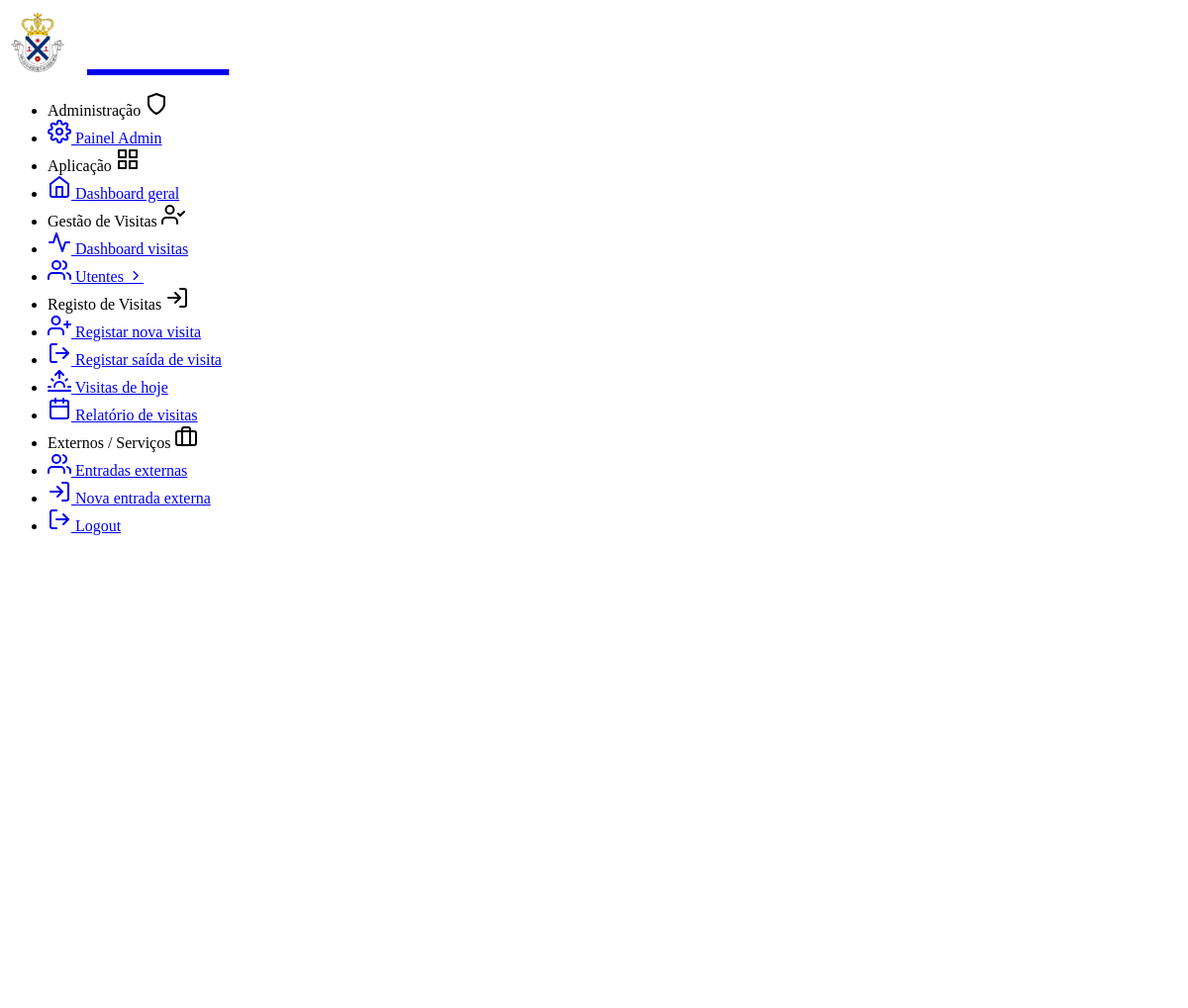
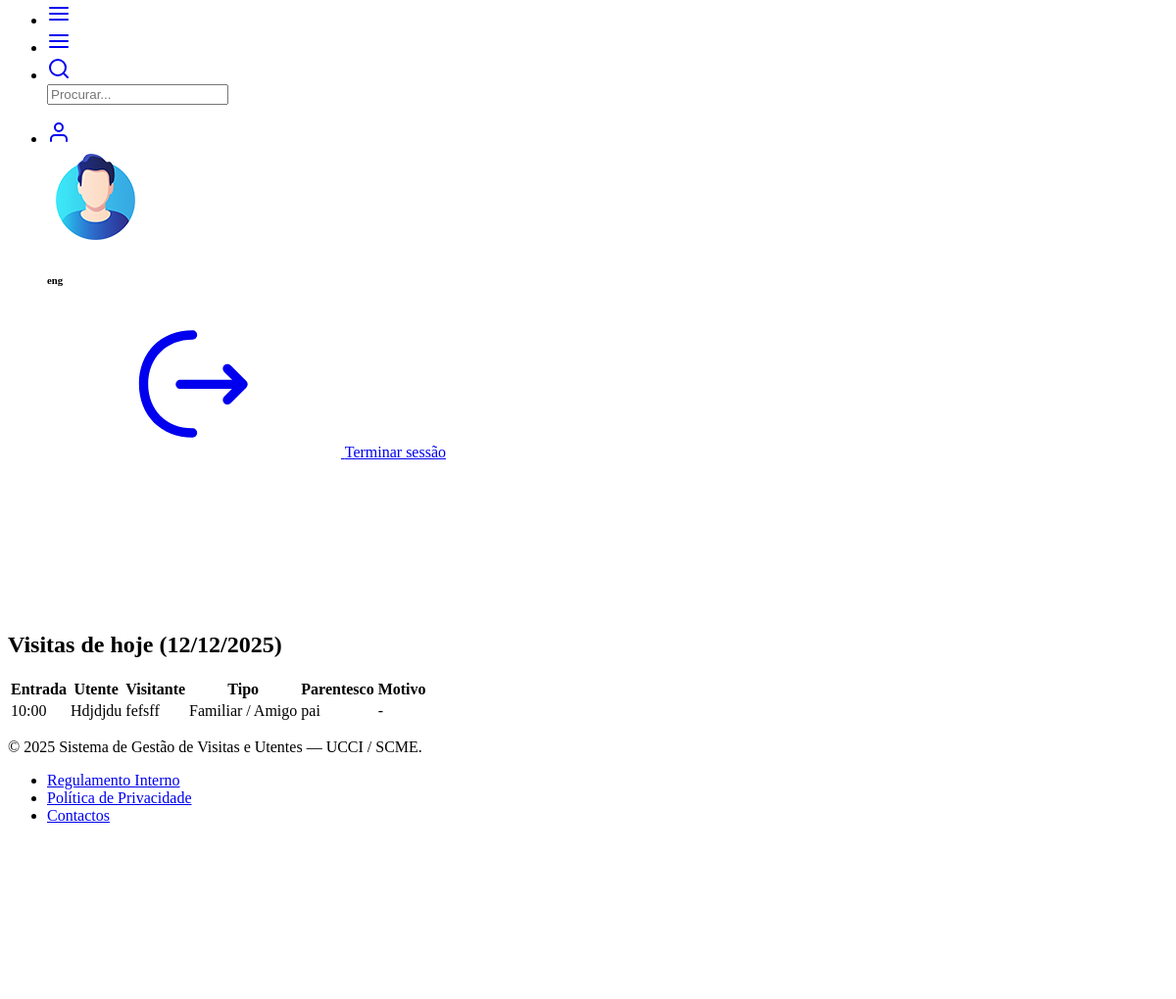
Screenshot of /visitas/hoje/ (signed in) with the database file from the repository (2 pictures, top to bottom).
### visitas/models.py (models this page shows, shortened)
class Visita(models.Model):
    utente = models.ForeignKey(
        Utente,
        on_delete=models.CASCADE,
        related_name="visitas",
    )
    tipo_visitante = models.CharField(
        "Tipo de visitante",
        max_length=4,
        choices=TipoVisitante.choices,
        default=TipoVisitante.FAMILIAR,
    )
    nome_visitante = models.CharField("Nome do visitante", max_length=200)
    documento_identificacao = models.CharField(
        "Documento identificação", max_length=100, blank=True, null=True
    )
    telefone = models.CharField("Telefone", max_length=20, blank=True, null=True)
    parentesco = models.CharField("Parentesco", max_length=100, blank=True, null=True)
    data_hora_entrada = models.DateTimeField("Entrada", default=timezone.now)
    data_hora_saida = models.DateTimeField("Saída", blank=True, null=True)
    motivo = models.CharField("Motivo", max_length=200, blank=True, null=True)
    observacoes = models.TextField("Observações", blank=True, null=True)
    registado_por = models.ForeignKey(
        User,
        on_delete=models.SET_NULL,
        blank=True,
        null=True,
        related_name="visitas_registadas",
    )
    criado_em = models.DateTimeField(auto_now_add=True)
    atualizado_em = models.DateTimeField(auto_now=True)
    class Meta:
        ordering = ["-data_hora_entrada"]

class Utente(models.Model):
    nome = models.CharField("Nome completo", max_length=200)
    data_nascimento = models.DateField("Data de nascimento", blank=True, null=True)
    numero_processo = models.CharField("N.º processo", max_length=50, unique=True)
    numero_utente_sns = models.CharField(
        "N.º Utente SNS", max_length=20, blank=True, null=True
    )
    genero = models.CharField(
        "Género", max_length=1, choices=Genero.choices, blank=True, null=True
    )
    tipo_internamento = models.CharField(
        "Tipo de internamento",
        max_length=15,
        choices=TipoInternamento.choices,
        blank=True,
        null=True,
    )
    quarto = models.ForeignKey(
        Quarto,
        on_delete=models.SET_NULL,
        blank=True,
        null=True,
        related_name="utentes",
        verbose_name="Quarto",
    )
    data_entrada = models.DateField("Data de entrada")
    data_prevista_saida = models.DateField("Data prevista de saída", blank=True, null=True)
    data_saida = models.DateField("Data de saída", blank=True, null=True)
    tipo_alta = models.CharField(
        "Tipo de alta",
        max_length=20,
        choices=TipoAlta.choices,
        blank=True,
        null=True,
    )
    transferido_para = models.CharField(
        "Transferido para",
        max_length=200,
        blank=True,
        null=True,
        help_text="Indicar local/unidade para onde foi transferido.",
    )
    observacoes = models.TextField("Observações", blank=True, null=True)
    visitas_restritas = models.BooleanField("Visitas restritas", default=False)
    alerta_visitas = models.TextField("Alerta para visitas", blank=True, null=True)
    registado_entrada_por = models.ForeignKey(
        User,
        on_delete=models.SET_NULL,
        blank=True,
        null=True,
        related_name="utentes_registados_entrada",
    )
    registado_saida_por = models.ForeignKey(
        User,
        on_delete=models.SET_NULL,
        blank=True,
        null=True,
        related_name="utentes_registados_saida",
    )
    criado_em = models.DateTimeField(auto_now_add=True)
    atualizado_em = models.DateTimeField(auto_now=True)
    class Meta:
        verbose_name = "Utente"
        verbose_name_plural = "Utentes"
        ordering = ["nome"]

### visitas/views.py (the view)
# urls.py: path("hoje/", views.visitas_hoje, name="visitas_hoje"),
@login_required
def visitas_hoje(request):
    hoje = localdate()
    visitas = (
        Visita.objects
        .filter(data_hora_entrada__date=hoje)
        .select_related("utente")
        .order_by("-data_hora_entrada")
    )
    return render(request, "visitas/visitas_hoje.html", {
        "visitas": visitas,
        "hoje": hoje,
    })

### templates/visitas/visitas_hoje.html
{% extends "layouts/base.html" %}
{% block content %}
<div class="pc-container">
  <div class="pc-content">
    <h2 class="mb-3">Visitas de hoje ({{ hoje|date:"d/m/Y" }})</h2>
    <div class="card">
      <div class="card-body table-responsive">
        <table class="table table-hover mb-0">
          <thead>
            <tr>
              <th>Entrada</th>
              <th>Utente</th>
              <th>Visitante</th>
              <th>Tipo</th>
              <th>Parentesco</th>
              <th>Motivo</th>
            </tr>
          </thead>
          <tbody>
            {% for v in visitas %}
            <tr>
              <td>{{ v.data_hora_entrada|date:"H:i" }}</td>
              <td>{{ v.utente.nome }}</td>
              <td>{{ v.nome_visitante }}</td>
              <td>{{ v.get_tipo_visitante_display }}</td>
              <td>{{ v.parentesco|default:"-" }}</td>
              <td>{{ v.motivo|default:"-" }}</td>
            </tr>
            {% empty %}
            <tr>
              <td colspan="6" class="text-center">Sem visitas hoje.</td>
            </tr>
            {% endfor %}
          </tbody>
        </table>
      </div>
    </div>
  </div>
</div>
{% endblock %}

### templates/includes/navigation.html (shortened to what this page needs)
{% load static %}
<header class="pc-header">
  <div class="header-wrapper">
    <div class="me-auto pc-mob-drp">
      <ul class="list-unstyled mb-0 d-flex align-items-center">
        <li class="pc-h-item pc-sidebar-collapse">
          <a href="#" class="pc-head-link ms-0" id="sidebar-hide">
            <i data-feather="menu"></i>
          </a>
        </li>
        <li class="pc-h-item pc-sidebar-popup">
          <a href="#" class="pc-head-link ms-0" id="mobile-collapse">
            <i data-feather="menu"></i>
          </a>
        </li>
        <li class="dropdown pc-h-item">
          <a
            class="pc-head-link dropdown-toggle arrow-none m-0 trig-drp-search"
            data-bs-toggle="dropdown"
            href="#"
            role="button"
            aria-haspopup="false"
            aria-expanded="false"
          >
            <i data-feather="search"></i>
          </a>
          <div class="dropdown-menu pc-h-dropdown drp-search">
            <form class="px-3 py-2">
              <input
                type="search"
                class="form-control border-0 shadow-none"
                placeholder="Procurar..."
              />
            </form>
          </div>
        </li>
      </ul>
    </div>
    <div class="ms-auto">
      <ul class="list-unstyled mb-0 d-flex align-items-center">
        <li class="dropdown pc-h-item header-user-profile">
          <a
            class="pc-head-link dropdown-toggle arrow-none me-0"
            data-bs-toggle="dropdown"
            href="#"
            role="button"
            aria-haspopup="false"
            data-bs-auto-close="outside"
            aria-expanded="false"
          >
            <i data-feather="user"></i>
          </a>
          <div class="dropdown-menu dropdown-user-profile dropdown-menu-end pc-h-dropdown p-0 overflow-hidden">
            <div class="dropdown-header d-flex align-items-center justify-content-between bg-primary">
              <div class="d-flex my-2">
                <div class="flex-shrink-0">
                  <img
                    src="{% static 'assets/images/user/avatar-2.jpg' %}"
                    alt="user-image"
                    class="user-avtar wid-35"
                  />
                </div>
                <div class="flex-grow-1 ms-3">
                  {% if request.user.is_authenticated %}
                    <h6 class="text-white mb-1">
                      {{ request.user.get_full_name|default:request.user.username }}
                    </h6>
                  {% else %}
                    <h6 class="text-white mb-1">Utilizador não autenticado</h6>
                  {% endif %}
                </div>
              </div>
            </div>
            <div class="dropdown-body">
              <div
                class="profile-notification-scroll position-relative"
                style="max-height: calc(100vh - 225px)"
              >
                <div class="d-grid my-2 px-3 pb-3">
                  {% if request.user.is_authenticated %}
                    <a href="{% url 'logout' %}" class="btn btn-primary">
                      <svg class="pc-icon me-2">
                        <use xlink:href="#custom-logout-1-outline"></use>
                      </svg>
                      Terminar sessão
                    </a>
                  {% endif %}
                </div>
              </div>
            </div>
          </div>
        </li>
      </ul>
    </div>
  </div>
</header>

### rows the page displays
Visita: data_hora_entrada "10:00", utente.nome "Hdjdjdu", nome_visitante "fefsff", tipo_visitante "Familiar / Amigo", parentesco "pai", motivo "-"

### other values shown
{{ request.user.get_full_name|default:request.user.username }} "eng"
{{ hoje|date:"d/m/Y" }} "12/12/2025"
{{ now|default:"2025" }} "2025"
